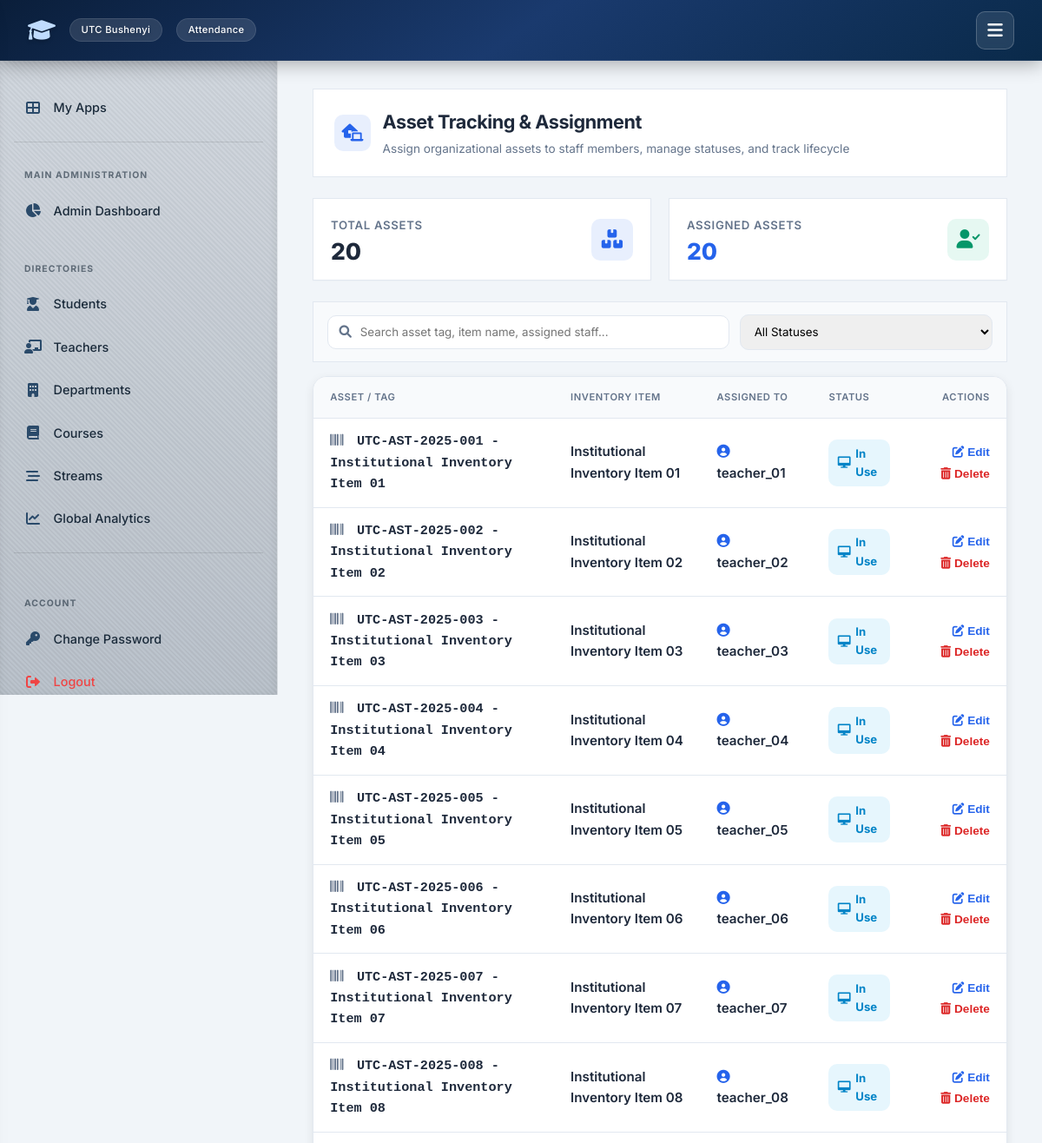
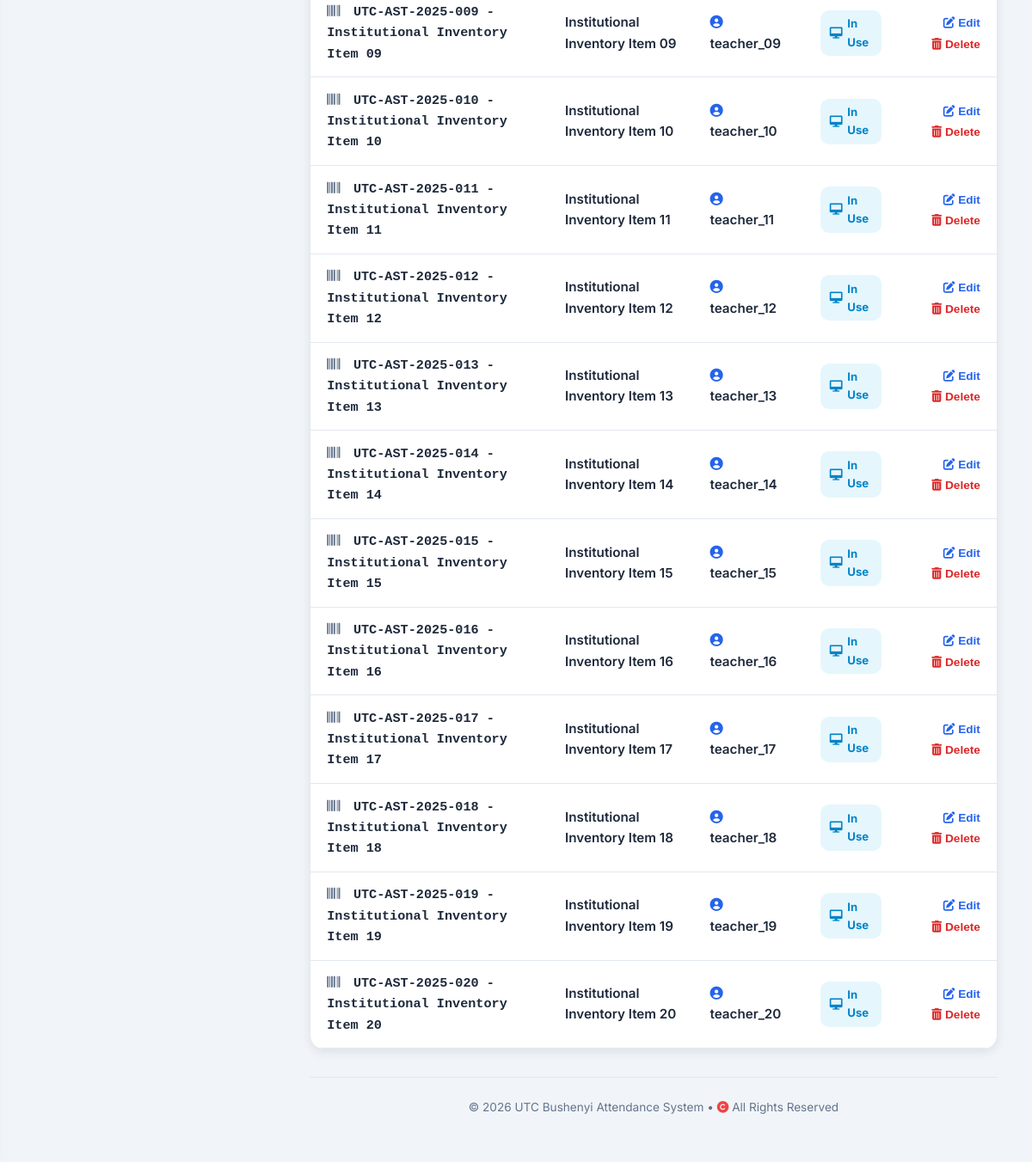
Before: /inventory/assets/ (signed in) with the older database file (2 pictures, top to bottom).
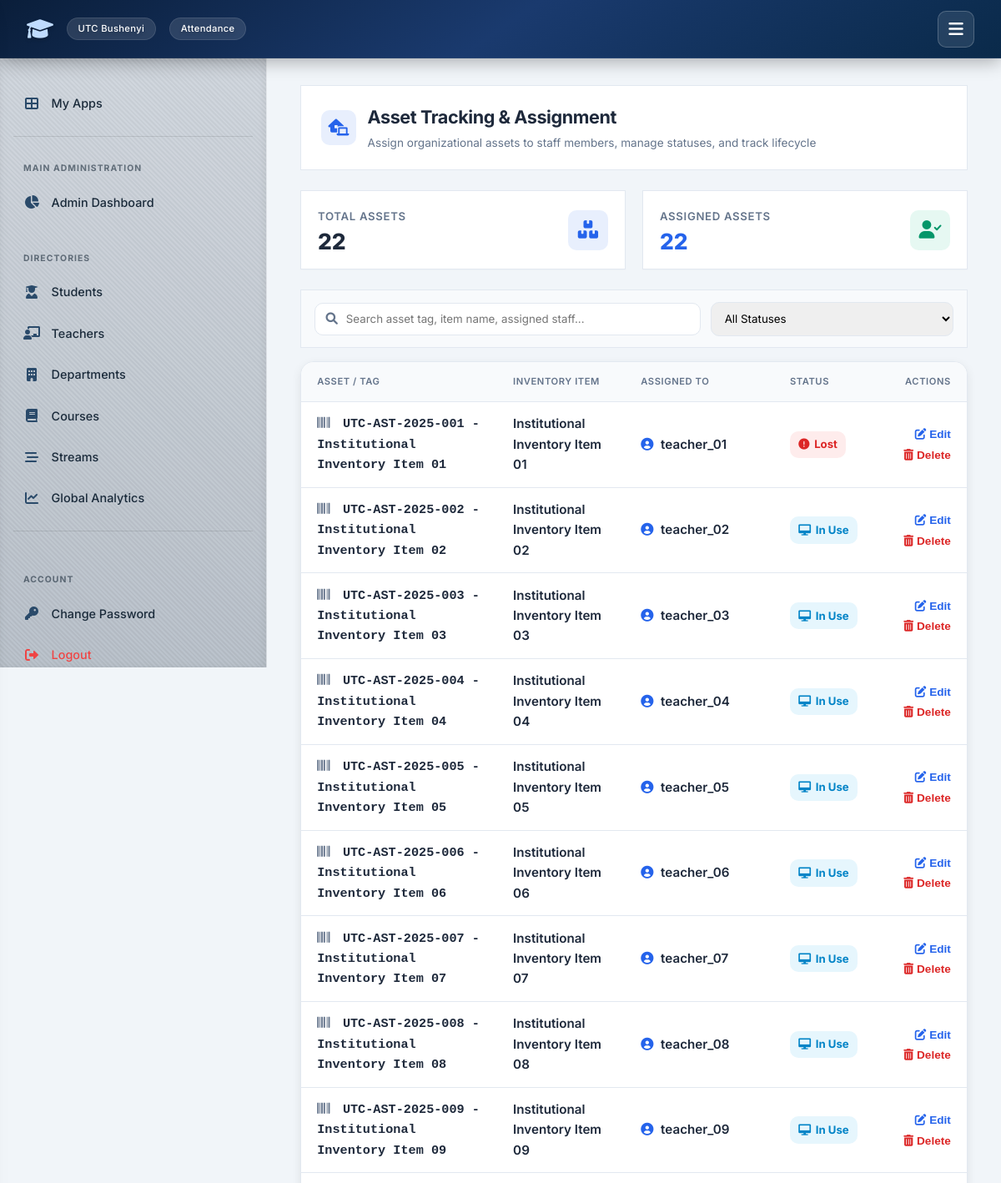
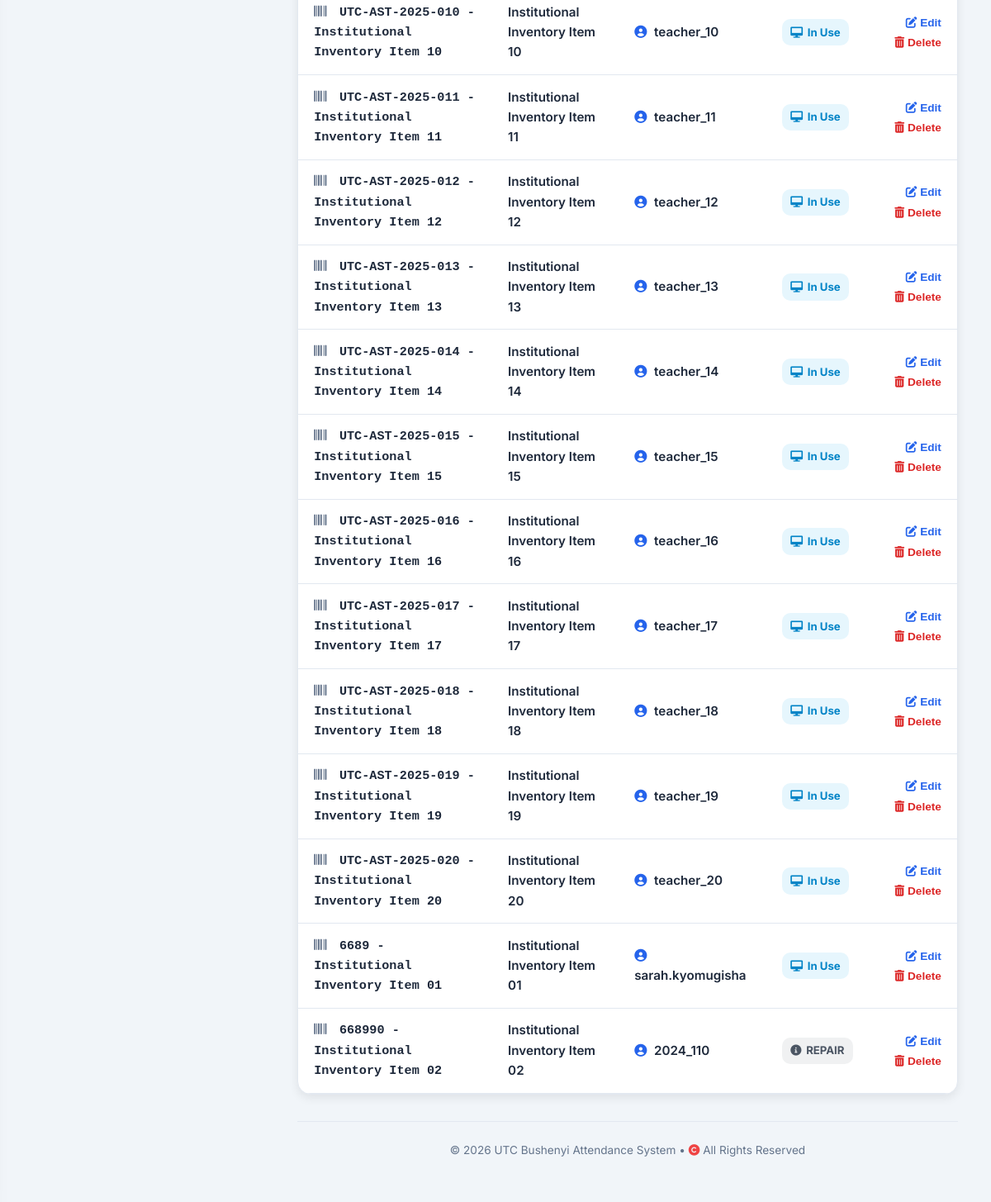
After: the same page with the newer database file (2 pictures, top to bottom).
### attendance/models.py (models this page shows, shortened)
class Asset(models.Model):
    asset_tag = models.CharField(max_length=50, unique=True)
    item = models.ForeignKey(InventoryItem, on_delete=models.CASCADE, related_name='assets')
    serial_number = models.CharField(max_length=100, blank=True)
    purchase_date = models.DateField(null=True, blank=True)
    warranty_expiry = models.DateField(null=True, blank=True)
    assigned_to = models.ForeignKey(User, on_delete=models.SET_NULL, null=True, blank=True, related_name='assigned_assets')
    status = models.CharField(max_length=20, choices=[('IN_USE','In Use'),('AVAILABLE','Available'),('MAINTENANCE','Maintenance'),('DISPOSED','Disposed')], default='AVAILABLE')
    def __str__(self):
        return f"{self.asset_tag} - {self.item.name}"

class InventoryItem(models.Model):
    CATEGORY_CHOICES = [
        ('FURNITURE', 'Furniture'),
        ('ELECTRONICS', 'Electronics'),
        ('STATIONERY', 'Stationery'),
        ('SPORTS', 'Sports Equipment'),
        ('LAB', 'Lab Equipment'),
        ('OTHER', 'Other'),
    ]
    name = models.CharField(max_length=255)
    category = models.CharField(max_length=20, choices=CATEGORY_CHOICES, default='OTHER')
    quantity = models.PositiveIntegerField(default=0)
    unit_price = models.DecimalField(max_digits=10, decimal_places=2, default=0)
    supplier = models.ForeignKey(Supplier, on_delete=models.SET_NULL, null=True, blank=True, related_name='items')
    location = models.CharField(max_length=255, blank=True)  # e.g., store room
    reorder_level = models.PositiveIntegerField(default=10)
    description = models.TextField(blank=True)

class User(AbstractUser):
    IS_ADMIN = 'ADMIN'
    IS_TEACHER = 'TEACHER'
    IS_STUDENT = 'STUDENT'
    IS_WARDEN = 'WARDEN'
    IS_LIBRARIAN = 'LIBRARIAN'
    IS_ACCOUNTANT = 'ACCOUNTANT'
    IS_REGISTRAR = 'REGISTRAR'          # NEW
    IS_PARENT = 'PARENT'                # NEW
    ROLE_CHOICES = [
        (IS_ADMIN, 'Admin'),
        (IS_TEACHER, 'Teacher/Lecturer'),
        (IS_STUDENT, 'Student'),
        (IS_WARDEN, 'Warden'),
        (IS_LIBRARIAN, 'Librarian'),
        (IS_ACCOUNTANT, 'Accountant'),
        (IS_REGISTRAR, 'Academic Registrar'),   # NEW
        (IS_PARENT, 'Parent'),                  # NEW
    ]
    role = models.CharField(max_length=15, choices=ROLE_CHOICES, default=IS_STUDENT)

### attendance/views_admin.py (the view, shortened to what this page needs)
# urls.py: path('inventory/assets/', views_admin.asset_tracking, name='asset_tracking'),
@login_required
def asset_tracking(request):
    if request.user.role != User.IS_ADMIN:
        return HttpResponse("Unauthorized", status=403)
    assets = Asset.objects.select_related('item', 'assigned_to').all()
    staff_users = User.objects.exclude(role=User.IS_STUDENT)
    return render(request, 'attendance/asset_tracking.html', {
        'assets': assets,
        'staff_users': staff_users,
    })

### templates/attendance/asset_tracking.html (shortened to what this page needs)
{% extends 'attendance/base.html' %}
{% block content %}
{% block sidebar %}
{% include "attendance/sidebar.html" %}
{% endblock %}
<div class="page-header-actions">
    <div class="header-title-group">
        <div class="header-icon-box">
            <i class="fas fa-laptop-house"></i>
        </div>
        <div>
            <h2>Asset Tracking & Assignment</h2>
            <span style="font-size: 0.85rem; color: var(--text-muted);">Assign organizational assets to staff members, manage statuses, and track lifecycle</span>
        </div>
    </div>
</div>
<div class="kpi-grid">
    <div class="kpi-card">
        <div class="kpi-data">
            <h4>Total Assets</h4>
            <div class="kpi-value">{{ assets|length }}</div>
        </div>
        <div class="kpi-icon total">
            <i class="fas fa-boxes"></i>
        </div>
    </div>
    <div class="kpi-card">
        <div class="kpi-data">
            <h4>Assigned Assets</h4>
            <div class="kpi-value" style="color: #2563eb;">
                {% with assigned_count=0 %}
                    {{ assets|length }}
                {% endwith %}
            </div>
        </div>
        <div class="kpi-icon assigned">
            <i class="fas fa-user-check"></i>
        </div>
    </div>
</div>
<div class="table-toolbar">
    <div class="search-box-wrapper">
        <i class="fas fa-search"></i>
        <input type="text" id="assetSearchInput" class="form-control" placeholder="Search asset tag, item name, assigned staff...">
    </div>
    <select id="assetStatusFilter" class="form-control filter-select">
        <option value="ALL">All Statuses</option>
    </select>
</div>
<div class="card" style="padding:0; overflow:hidden;">
    <table class="table" id="assetTable">
        <thead>
            <tr>
                <th>Asset / Tag</th>
                <th>Inventory Item</th>
                <th>Assigned To</th>
                <th>Status</th>
                <th style="text-align: right;">Actions</th>
            </tr>
        </thead>
        <tbody>
            {% for asset in assets %}
            <tr class="asset-row" data-status="{{ asset.status|upper }}">
                <td style="font-weight: 600; color: var(--text-main); font-family: monospace;">
                    <i class="fas fa-barcode" style="margin-right: 0.4rem; color: var(--text-muted);"></i> {{ asset }}
                </td>
                <td style="font-weight: 600; color: var(--text-main);">
                    {{ asset.item.name }}
                </td>
                <td>
                    {% if asset.assigned_to %}
                        <span style="font-weight: 600; color: var(--text-main);">
                            <i class="fas fa-user-circle" style="margin-right: 0.3rem; color: #2563eb;"></i>
                            {{ asset.assigned_to.get_full_name|default:asset.assigned_to.username }}
                        </span>
                    {% else %}
                        <span style="color: var(--text-muted); font-style: italic;">Unassigned</span>
                    {% endif %}
                </td>
                <td>
                    {% if asset.status|upper == 'AVAILABLE' %}
                        <span class="status-badge status-available"><i class="fas fa-check-circle"></i> Available</span>
                    {% elif asset.status|upper == 'ASSIGNED' %}
                        <span class="status-badge status-assigned"><i class="fas fa-user-tag"></i> Assigned</span>
                    {% elif asset.status|upper == 'IN_USE' or asset.status|upper == 'IN USE' %}
                        <span class="status-badge status-in-use"><i class="fas fa-desktop"></i> In Use</span>
                    {% elif asset.status|upper == 'MAINTENANCE' %}
                        <span class="status-badge status-maintenance"><i class="fas fa-tools"></i> Maintenance</span>
                    {% elif asset.status|upper == 'RETIRED' %}
                        <span class="status-badge status-retired"><i class="fas fa-archive"></i> Retired</span>
                    {% elif asset.status|upper == 'DAMAGED' or asset.status|upper == 'DISPOSED' or asset.status|upper == 'LOST' %}
                        <span class="status-badge status-danger"><i class="fas fa-exclamation-circle"></i> {{ asset.status|title }}</span>
                    {% else %}
                        <span class="status-badge status-retired"><i class="fas fa-info-circle"></i> {{ asset.status }}</span>
                    {% endif %}
                </td>
                <td style="text-align: right;">
                    <button type="button" class="action-link edit"
                        onclick="openAssignModal('{{ asset.id }}', '{{ asset|escapejs }}', '{{ asset.assigned_to.id|default:'' }}', '{{ asset.status|escapejs }}')">
                        <i class="fas fa-edit"></i> Edit
                    </button>
                    <button type="button" class="action-link delete"
                        onclick="openDeleteModal('{{ asset.id }}', '{{ asset|escapejs }}')">
                        <i class="fas fa-trash-alt"></i> Delete
                    </button>
                </td>
            </tr>
            {% endfor %}
        </tbody>
    </table>
</div>
{% endblock %}

### templates/attendance/base.html (shortened to what this page needs)
{% load static %}
<!DOCTYPE html>
<html lang="en">
<head>
    <link rel="stylesheet" href="https://cdnjs.cloudflare.com/ajax/libs/font-awesome/6.0.0-beta3/css/all.min.css" />
    <link rel="stylesheet" href="{% static 'style.css' %}">
</head>
<body>
    <nav>
        <div class="nav-brand-container">
            <a href="{% url 'attendance:home' %}" class="nav-brand">
                <i class="fas fa-graduation-cap"></i>
                <span>UTC Bushenyi</span>
                <span>Attendance</span>
            </a>
        </div>
        <button class="universal-menu-btn" id="universalMenuBtn" aria-label="Toggle menu">
            <i class="fas fa-bars"></i>
        </button>
    </nav>
    <div class="app-layout" id="appLayout">
        {% block sidebar %}{% endblock %}
        <main class="main-content">
            {% block content %}{% endblock %}
            <div class="footer">
                &copy; 2026 UTC Bushenyi Attendance System &bull; <i class="fas fa-copyright" style="color:#ef4444;"></i> All Rights Reserved
            </div>
        </main>
    </div>
</body>
</html>

### templates/attendance/sidebar.html (shortened to what this page needs)
{% load static %}
{% if user.is_authenticated %}
<aside class="sidebar" id="sidebarContainer">
    <a href="{% url 'attendance:my_apps' %}" class="sidebar-link {% if request.resolver_match.url_name == 'my_apps' %}active{% endif %}">
        <i class="fas fa-th-large"></i> My Apps
    </a>
    {% if 'students' in request.path or 'student' in request.path or request.resolver_match.url_name in 'manage_students,edit_student,delete_student,bulk_upload_students,student_dashboard,download_student_report,download_attendance_card' %}
        <span class="sidebar-divider"></span>
        <div class="sidebar-heading">Student Operations</div>
        <a href="{% url 'attendance:manage_students' %}" class="sidebar-link {% if request.resolver_match.url_name == 'manage_students' %}active{% endif %}">
            <i class="fas fa-users"></i> All Students List
        </a>
    {% else %}
        {% if user.is_staff or user.role == 'ADMIN' %}
            <span class="sidebar-divider"></span>
            <div class="sidebar-heading">Main Administration</div>
            <a href="{% url 'attendance:admin_dashboard' %}" class="sidebar-link {% if request.resolver_match.url_name == 'admin_dashboard' %}active{% endif %}">
                <i class="fas fa-chart-pie"></i> Admin Dashboard
            </a>
            <div class="sidebar-heading">Directories</div>
            <a href="{% url 'attendance:manage_students' %}" class="sidebar-link">
                <i class="fas fa-user-graduate"></i> Students
            </a>
            <a href="{% url 'attendance:manage_teachers' %}" class="sidebar-link">
                <i class="fas fa-chalkboard-teacher"></i> Teachers
            </a>
            <a href="{% url 'attendance:manage_departments' %}" class="sidebar-link">
                <i class="fas fa-building"></i> Departments
            </a>
            <a href="{% url 'attendance:manage_courses' %}" class="sidebar-link">
                <i class="fas fa-book"></i> Courses
            </a>
            <a href="{% url 'attendance:manage_streams' %}" class="sidebar-link">
                <i class="fas fa-stream"></i> Streams
            </a>
            <a href="{% url 'attendance:analytics_dashboard' %}" class="sidebar-link">
                <i class="fas fa-chart-line"></i> Global Analytics
            </a>
        {% endif %}
    {% endif %}
    <span class="sidebar-divider"></span>
    <div class="sidebar-heading">Account</div>
    <a href="{% url 'attendance:change_password' %}" class="sidebar-link {% if request.resolver_match.url_name == 'change_password' %}active{% endif %}">
        <i class="fas fa-key"></i> Change Password
    </a>
    <a href="{% url 'attendance:logout' %}" class="sidebar-link" style="color:var(--danger);">
        <i class="fas fa-sign-out-alt" style="color:var(--danger);"></i> Logout
    </a>
</aside>
{% endif %}

### static/style.css (style rules this page uses)
:root { --primary: #0f3b3e; --primary-dark: #0c4e6d ; --primary-light: #e6f4f1; --secondary: #2c6e6b; --accent: #3b82f6; --success: #10b981; --success-light: #d1fae5; --danger: #ef4444; --danger-light: #fee2e2; --warning: #f59e0b; --warning-light: #fef3c7; --info: #3b82f6; --info-light: #dbeafe; --bg-main: #f1f5f9; --surface: #ffffff; --surface-hover: #f8fafc; --text-main: #0f172a; --text-muted: #64748b; --border: #e2e8f0; --shadow-sm: 0 1px 3px rgba(0,0,0,0.06); --shadow: 0 4px 12px rgba(0,0,0,0.08); --shadow-lg: 0 10px 30px rgba(0,0,0,0.12); --radius: 16px; --radius-sm: 10px; --transition: all 0.25s cubic-bezier(0.4, 0, 0.2, 1); --font: 'Inter', -apple-system, BlinkMacSystemFont, 'Segoe UI', Roboto, Helvetica, Arial, sans-serif; --nav-height: 70px; --sidebar-width: 320px; }
* { box-sizing: border-box; margin: 0; padding: 0; }
body { font-family: var(--font); background: var(--bg-main); color: var(--text-main); line-height: 1.6; min-height: 100vh; display: flex; flex-direction: column; }
a { text-decoration: none; color: inherit; }
nav { background: linear-gradient(135deg, #0a1128 0%, #101f42 25%, #1e3a8a 65%, #3b82f6 100%); color: #fff; padding: 0 2rem; height: var(--nav-height); display: flex; align-items: center; justify-content: space-between; box-shadow: 0 4px 20px rgba(0,0,0,0.25); position: sticky; top: 0; z-index: 1000; backdrop-filter: blur(4px); }
.nav-brand-container { display: flex; align-items: center; gap: 1rem; }
.nav-brand { display: flex; align-items: center; gap: 0.75rem; font-size: 1.3rem; font-weight: 700; letter-spacing: -0.02em; cursor: pointer; }
.nav-brand i { font-size: 1.6rem; color: #bfdbfe; }
.nav-brand span { background: rgba(255,255,255,0.15); padding: 0.2rem 0.8rem; border-radius: 50px; font-size: 0.7rem; font-weight: 500; letter-spacing: 0.03em; margin-left: 0.25rem; }
.app-layout { display: flex; width: 100%; max-width: 100%; margin: 0 auto; flex: 1; position: relative; overflow-x: hidden; }
.sidebar { width: var(--sidebar-width); background: #f0f4ff; border-right: 1px solid #bfdbfe; padding: 2rem 1rem; display: flex; flex-direction: column; gap: 0.35rem; position: sticky; top: var(--nav-height); height: calc(100vh - var(--nav-height)); overflow-y: auto; flex-shrink: 0; z-index: 10; transition: width 0.3s cubic-bezier(0.4, 0, 0.2, 1), padding 0.3s ease, opacity 0.2s ease; opacity: 1; }
.sidebar-heading { font-size: 0.75rem; font-weight: 700; color: #1e40af; text-transform: uppercase; letter-spacing: 0.06em; padding: 0.75rem 0.75rem 0.25rem 0.75rem; margin-top: 1.25rem; white-space: nowrap; }
.sidebar-heading:first-of-type { margin-top: 0; }
.sidebar-link { display: flex; align-items: center; gap: 0.85rem; padding: 0.65rem 0.75rem; border-radius: var(--radius-sm); color: #1e3a8a; font-weight: 500; font-size: 0.9rem; transition: var(--transition); white-space: nowrap; }
.sidebar-link i { width: 1.25rem; text-align: center; color: #3b82f6; font-size: 1rem; transition: var(--transition); }
.sidebar-divider { border: none; border-top: 1px solid #bfdbfe; margin: 0.75rem 0; }
.main-content { flex: 1; padding: 2rem 2.5rem; min-width: 0; width: 100%; transition: all 0.3s cubic-bezier(0.4, 0, 0.2, 1); }
.card { background: var(--surface); border-radius: var(--radius); padding: 2rem; box-shadow: var(--shadow); border: 1px solid var(--border); transition: var(--transition); }
h2 { font-size: 1.75rem; font-weight: 700; color: var(--primary-dark); margin-bottom: 1.5rem; letter-spacing: -0.02em; display: flex; align-items: center; gap: 0.75rem; }
table { width: 100%; border-collapse: collapse; font-size: 0.95rem; }
th, td { padding: 0.9rem 1.2rem; text-align: left; border-bottom: 1px solid var(--border); }
th { background: #f8fafc; font-weight: 600; color: var(--text-muted); text-transform: uppercase; font-size: 0.7rem; letter-spacing: 0.05em; }
tbody tr { transition: var(--transition); }
.footer { text-align: center; padding: 1.5rem 0; color: var(--text-muted); font-size: 0.85rem; border-top: 1px solid var(--border); margin-top: 3rem; }

Changed rows visible on the page:
changed Asset "teacher_01": status (not shown) → "Lost"; no longer shows "In Use"
added Asset: asset_tag+item "6689 - Institutional Inventory Item 01", item.name "Institutional Inventory Item 01", assigned_to.get_full_name "sarah.kyomugisha", status "IN_USE" (drawn)
added Asset: asset_tag+item "668990 - Institutional Inventory Item 02", item.name "Institutional Inventory Item 02", assigned_to.get_full_name "2024_110", status "REPAIR"
Other visible differences:
{{ assets|length }}: "20" → "22"
